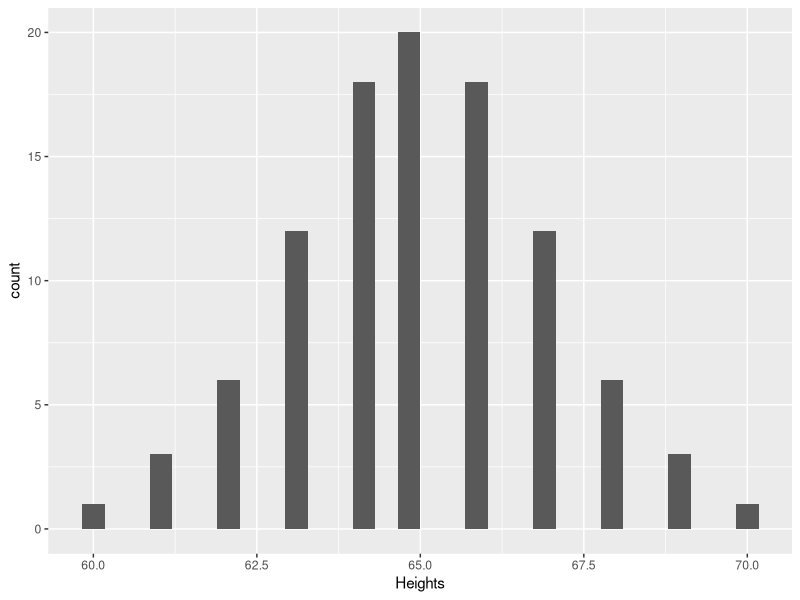
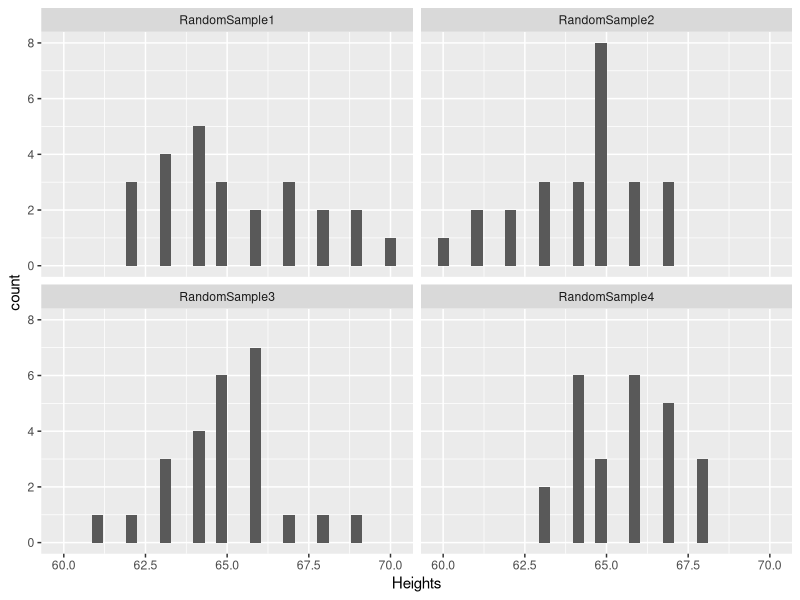
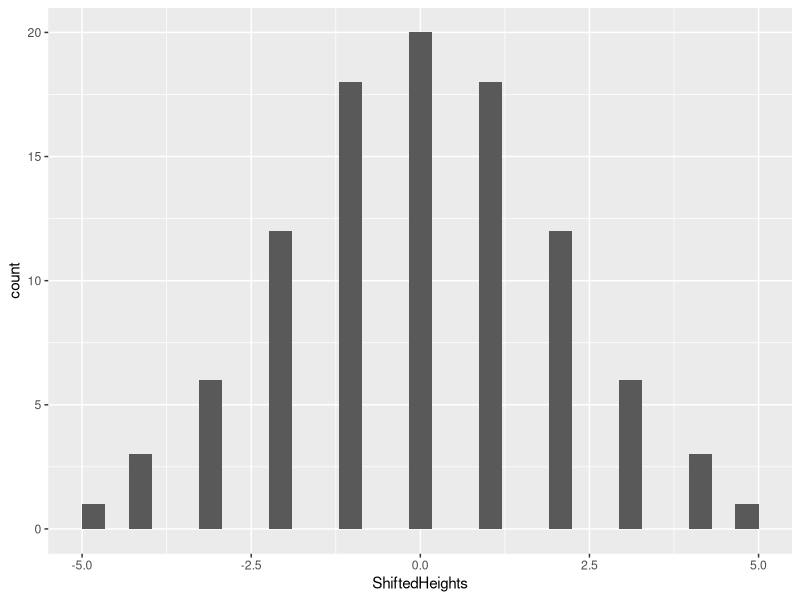
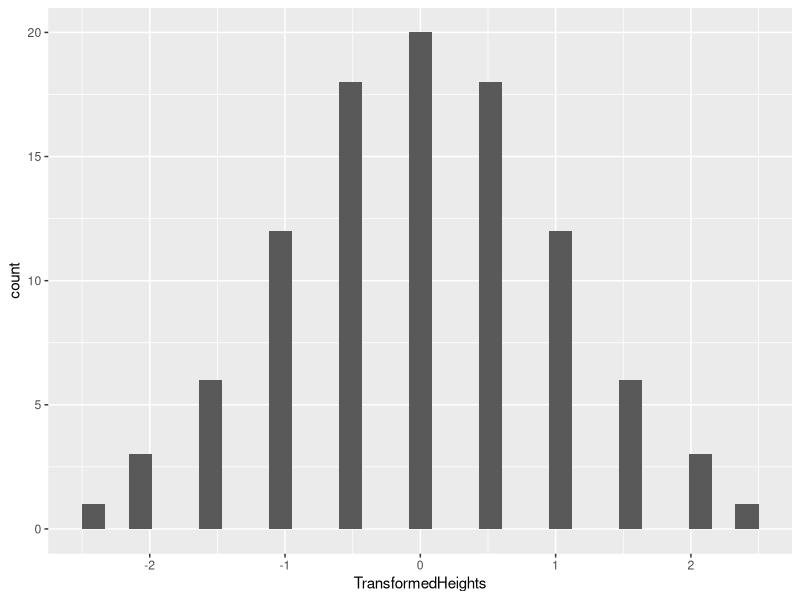

These figures' R source, in order:
## ---- chunk 1

library(tidyverse)
library(ggplot2)

heights_table <- read_csv("sample_heights.csv")

head(heights_table)
## ---- chunk 2

ggplot(heights_table, aes(x=Heights)) + geom_histogram()

## ---- chunk 3
ggplot(heights_table, aes(x=Heights)) + geom_histogram() + facet_wrap(~RandomSample)
## ---- chunk 4

heights_table <- heights_table %>% mutate(ShiftedHeights = Heights - 65)

## ---- chunk 5

## ---- chunk 6

ggplot(heights_table, aes(x=ShiftedHeights)) + geom_histogram()

## ---- chunk 7

heights_table <- heights_table %>% mutate(TransformedHeights = ShiftedHeights / 2)

## ---- chunk 8

ggplot(heights_table, aes(x=TransformedHeights)) + geom_histogram()
